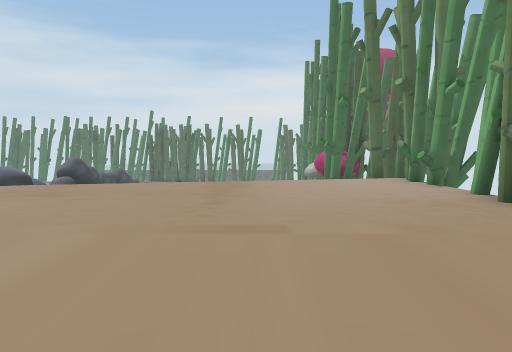
View 1 (above)

24 first-person views from a walk through a scene from a Unity 3-D project. The camera is 1.5 m above the floor, tilts 4° down and sees 70° across. The floor is counted in squares, 2 m on a side. Each view is taken from the middle of a square. On the plan, view 1 faces up. The plan holds only what a view shows up to about 11 squares ahead; the rest is blank. The place goes on beyond the plan. The player is left out. Some surface patterns are stand-ins.

View 2
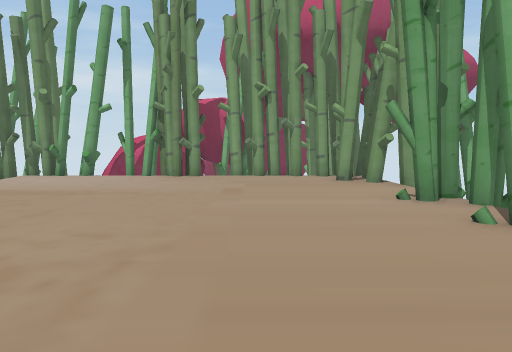

View 3
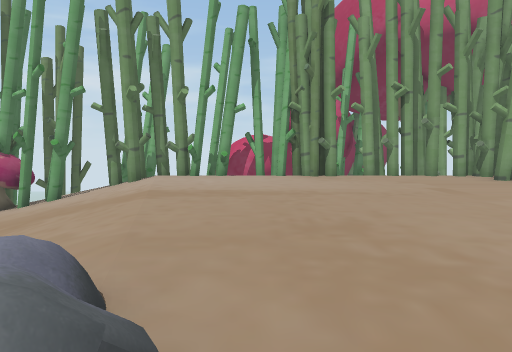

View 4
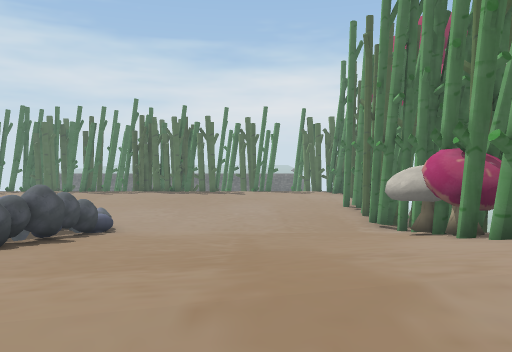

View 5
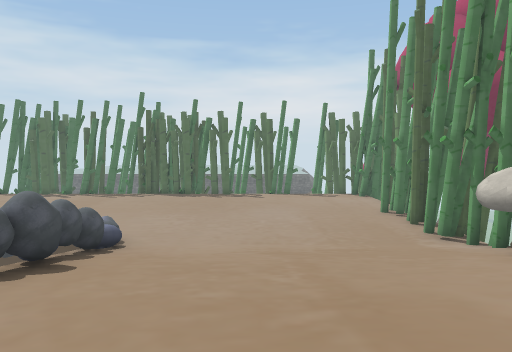

View 6
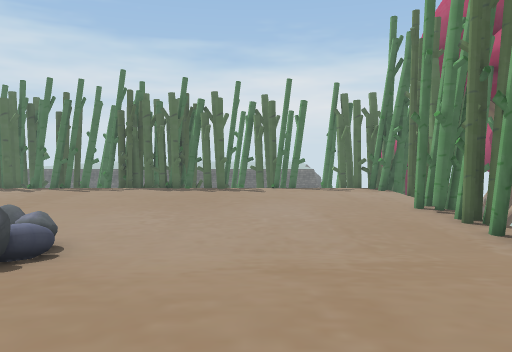

View 7
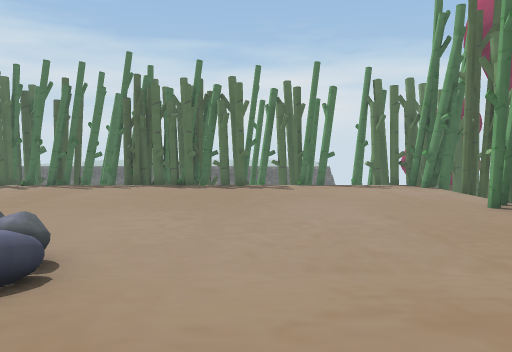

View 8
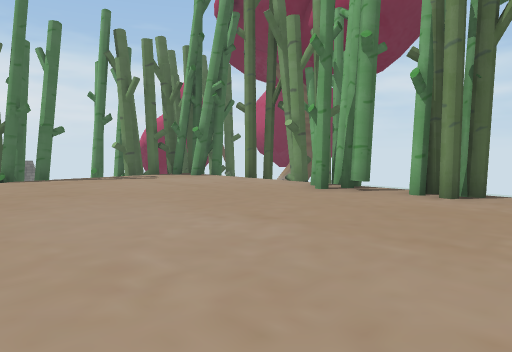

View 9
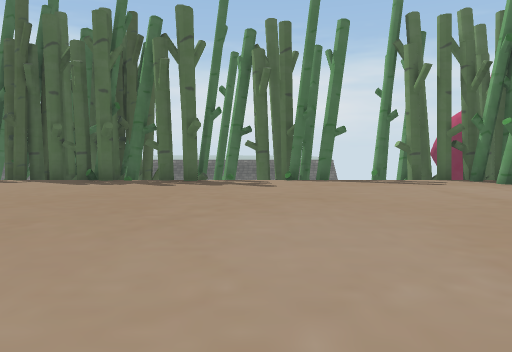

View 10
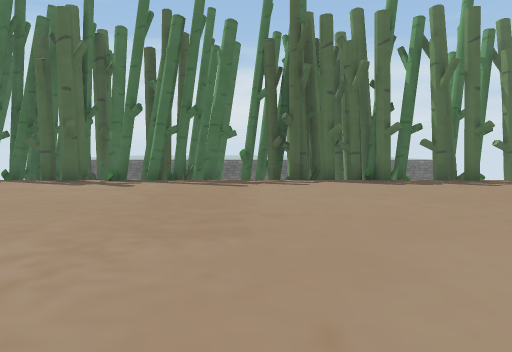

View 11
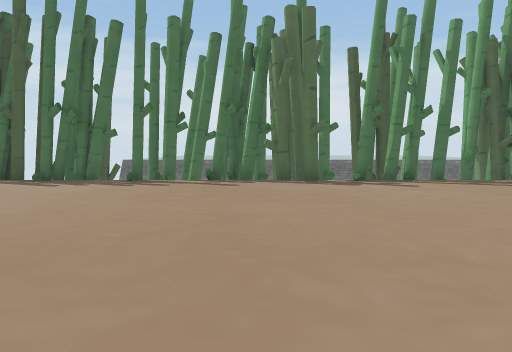

View 12
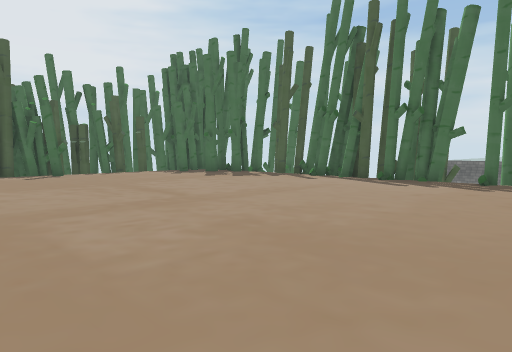

View 13
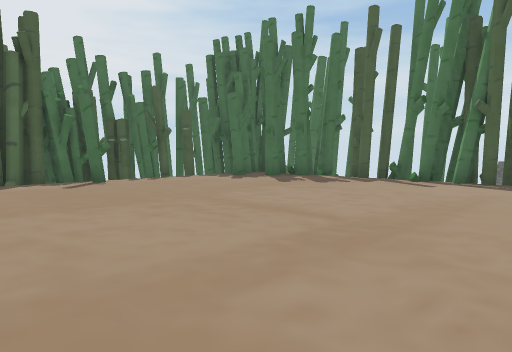

View 14
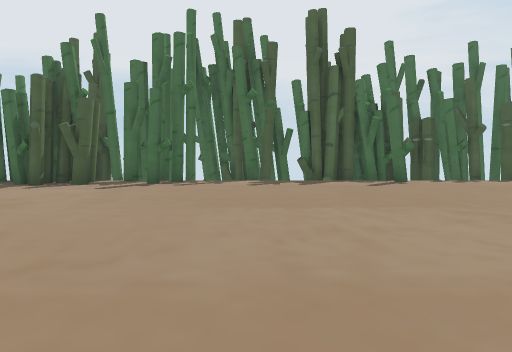

View 15
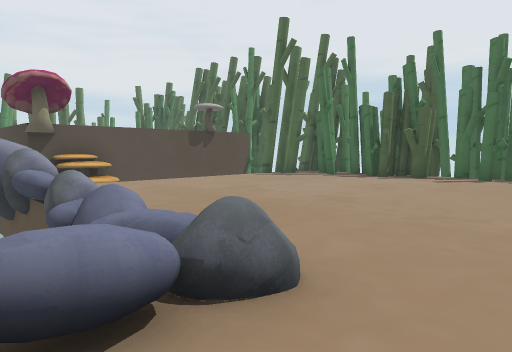

View 16
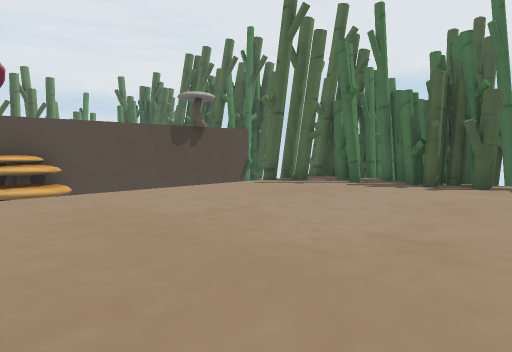

View 17
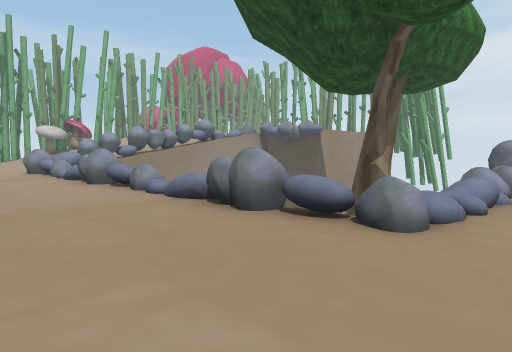

View 18
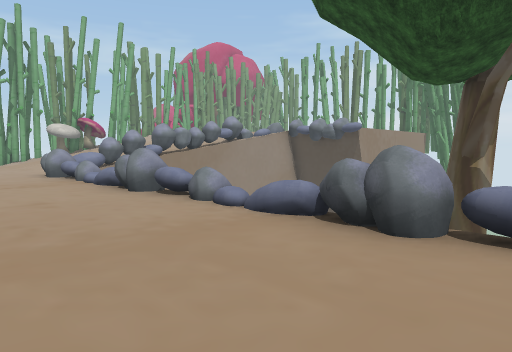

View 19
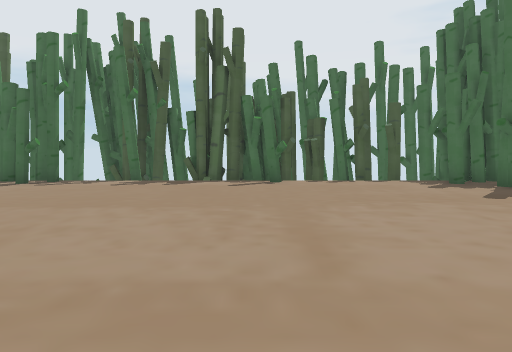

View 20
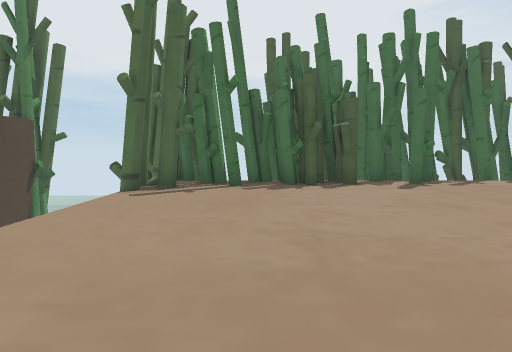

View 21
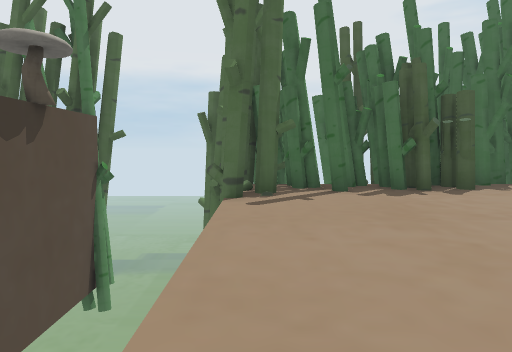

View 22
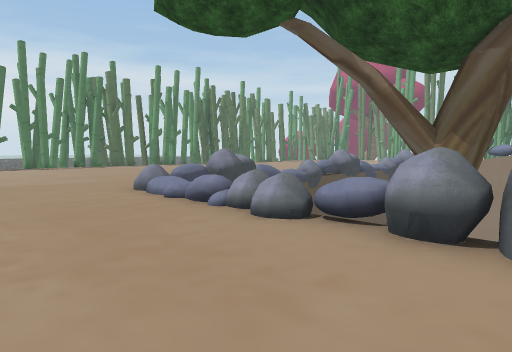

View 23
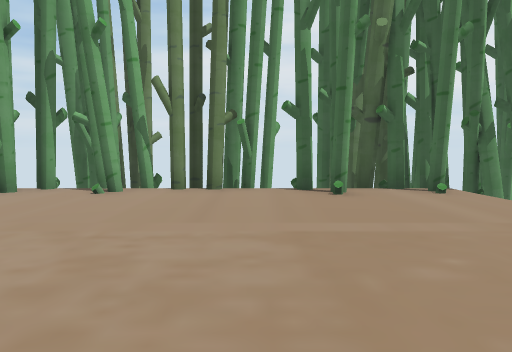

View 24
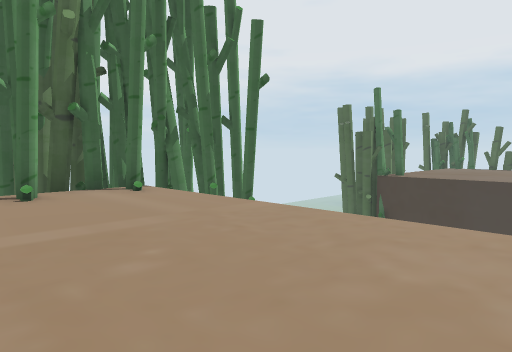

### Floor plan
Key: @ floor where view 1 was taken; # wall or solid block; x gap in a wall; . main floor; : floor 3.5 m higher than the main floor; / step, stairs or slope; v drop or lower ground; M mushroom; O other object.
Columns run from 30 left of view 1 to 6 right of it. Each row starts with its distance up from view 1.
 31        vv #v vvv#vvv vv #v vvv v# v#
 30     #vv##v#xvxx#vvv#xv###xvvvxxv##vv
 29  ####.#.###.#....v#........v......#
 28 v###..............................x
 27  v................................vv
 26 ##................................xv
 25 ##................................#vv
 24 ##v...............................xv
 23 ##................ ..............##
 22 ##................ ...............v
 21 #v................................#
 20 ##................................x
 19 ##..........OOOO.OOOO.O.O........##
 18 vv#.........vOv vvO  vvOO/////////x
 17 #vx.........            O/////////#v
 16 v###.......OO           O/////////
 15 ####.......OO v         O////////##
 14 vvx.........O #         O////////#M
 13 v###.......OO v         O////////#v
 12 ####.......OO            /////////v
 11  #vvx      OO           OO////////x
 10                          O ///////xv
  9  vv     MM                ////::::#v
  8  ##########             O/::::::::xv
  7                       ::::::::::::x
  6                     v:::::::::::::#
  5                     v:::::::::::::#
  4                     v:::::::::::::x
  3                     v:::::::::::::#
  2                     v:::::::::::::x
  1                   vvv:::::::::::::x
  0                  v####:#x#:#x#@:#x#
 -1                   vvvv# vvv v  x
 -2                   # # #    v#

Positions as (right, up) in squares from view 1, and headings:
1: (0, 0), facing up
2: (-7, 3), facing right
3: (-7, 7), facing right
4: (-1, 7), facing up
5: (-2, 9), facing up
6: (-2, 12), facing up
7: (-3, 14), facing up
8: (-3, 19), facing up-right
9: (-2, 20), facing up
10: (-9, 20), facing up
11: (-15, 20), facing up
12: (-16, 20), facing up-left
13: (-19, 20), facing up-left
14: (-19, 20), facing left
15: (-17, 20), facing down-left
16: (-19, 18), facing down-left
17: (-20, 22), facing down-right
18: (-18, 22), facing down-right
19: (-19, 23), facing left
20: (-19, 14), facing left
21: (-20, 12), facing left
22: (-22, 12), facing up-right
23: (-6, 7), facing down
24: (-6, 7), facing down-left
